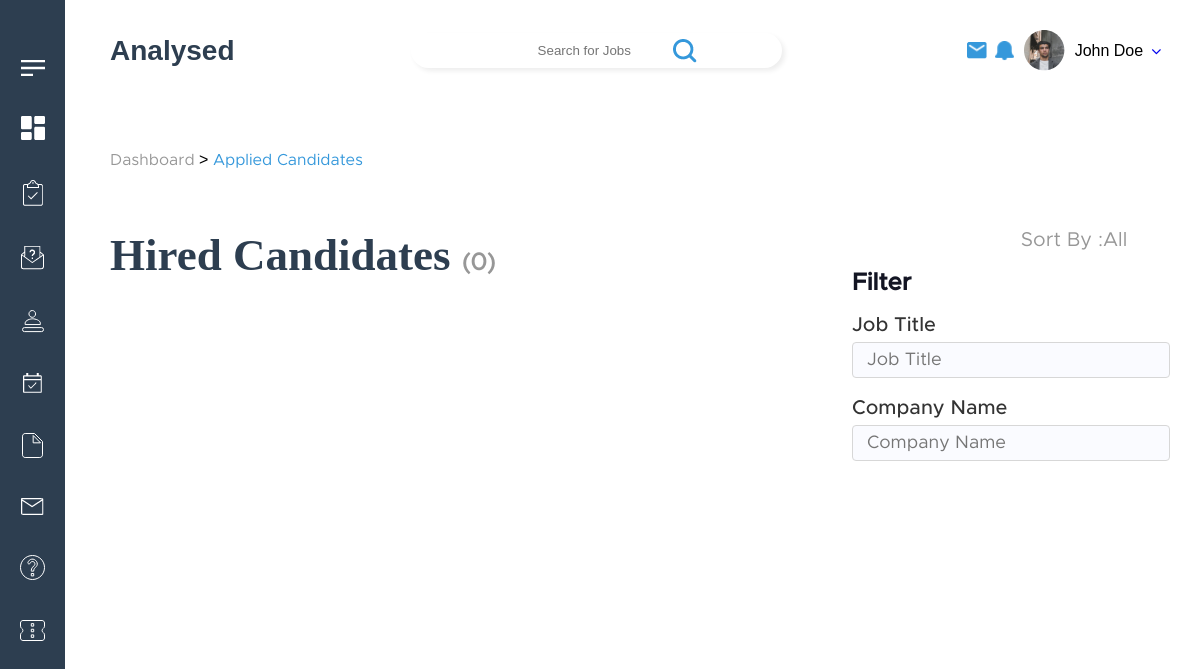
Before: /hiredCandidates.php with the older database file.
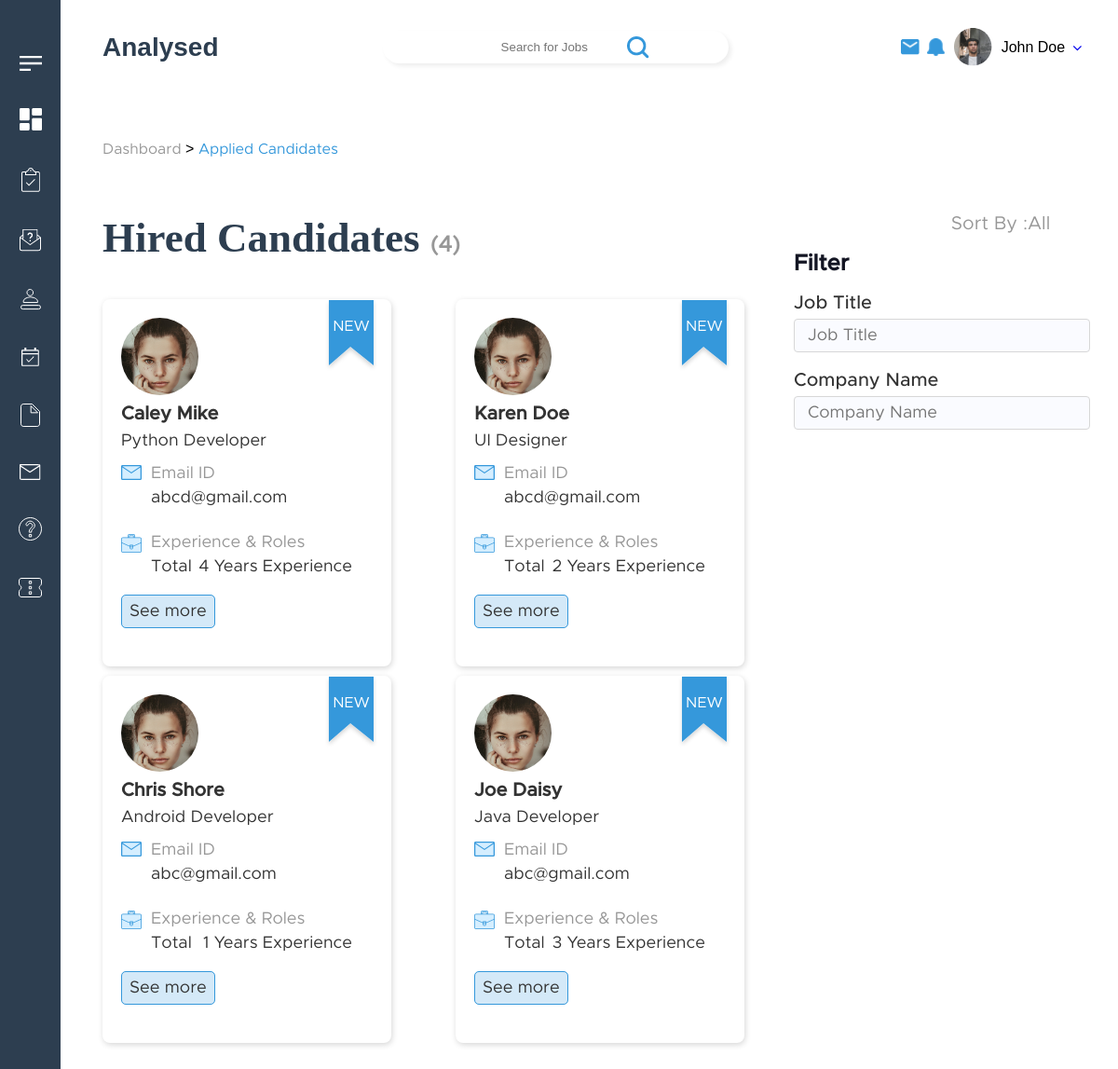
After: the same page with the newer database file.
### tables this page shows
CREATE TABLE `jobseeker` (
  `jobseeker_id` int(255) NOT NULL,
  `firstname` varchar(50) NOT NULL,
  `lastname` varchar(50) NOT NULL,
  `qualification` varchar(100) NOT NULL,
  `job_type` varchar(50) NOT NULL,
  `yearofpassing` year(4) NOT NULL,
  `skills` varchar(100) NOT NULL,
  `experience` int(10) NOT NULL,
  `js_email` varchar(100) NOT NULL,
  `countrycode` int(3) NOT NULL,
  `number` bigint(10) NOT NULL,
  `resume` varbinary(100) NOT NULL,
  `location` varchar(100) NOT NULL,
  `interest` varchar(100) NOT NULL,
  `project` varchar(100) NOT NULL,
  `position` varchar(100) NOT NULL,
  `organisation` varchar(100) NOT NULL,
  `availability` varchar(50) NOT NULL,
  `age` int(100) NOT NULL,
  `language` varchar(50) NOT NULL,
  `notes` varchar(255) NOT NULL,
  `image` longblob NOT NULL,
  `dob` date NOT NULL,
  `status` varchar(20) NOT NULL,
  `address` varchar(20) NOT NULL,
  `country` varchar(10) NOT NULL,
  `city` varchar(10) NOT NULL,
  `zip` varchar(10) NOT NULL,
  `state` varchar(10) NOT NULL,
  `current_title` varchar(10) NOT NULL,
  `company_name` varchar(50) NOT NULL,
  `candidate_type` varchar(10) NOT NULL,
  `emp_preference` varchar(10) NOT NULL,
  `source` varchar(10) NOT NULL,
  `recruiter` varchar(10) NOT NULL,
  `current_salary` int(11) NOT NULL,
  `salary_range1` int(11) NOT NULL,
  `salary_range2` int(11) NOT NULL,
  `talent` varchar(20) NOT NULL,
  `comment` varchar(50) NOT NULL,
  `availability_date` date NOT NULL,
  `job` varchar(20) NOT NULL,
  `accessibility` varchar(20) NOT NULL,
  `response_type` varchar(20) NOT NULL,
  `job_status` varchar(50) NOT NULL,
  `added_on` date NOT NULL
);

### hiredCandidates.php (the view, shortened to what this page needs)
<?php include('connection1.php') ?>
    <link rel="stylesheet" href="./css/DashboardJobs.css">
    <link rel="stylesheet" href="./css/appliedCandidates.css">
    <link rel="stylesheet" href="./css/hiredCandidates.css">
    <link rel="stylesheet" href="./css/shortlistedJobs.css">
  <body>
    <?php include('header.php') ?>
    <div class="container">
      <div class="small_container">
        <div class="bread-crumbs_Mytools-recruiter">
            <a href="/" class="unactive-breadcrumb-link">Dashboard</a> > <a href="" class="active-breadcrumb-link">Applied Candidates</a>
        </div>
        <div class="row-flex-jobs-j alignitemsstart-shortlisted Dashboard-main-container-jobs">
            <div class="left-side-container-DashboardJ">
                <?php
                    $total_rows = mysqli_query($conn,"SELECT * FROM jobseeker where job_status='Hired'");
                    $num = mysqli_num_rows($total_rows);
                    ?>
                <h2 class="jobsCreateaDashboard-jobs">Hired Candidates <span>(<?php echo htmlentities($num); ?>)</span></h2>
                <div class="cards-section-container row-flex-jobs-j" id="result">
                     <?php
                        $sql=mysqli_query($conn,"select * from jobseeker where job_status='Hired'");
                        $check=mysqli_num_rows($sql)>0;
                        if($check){
                            while($row=mysqli_fetch_assoc($sql)){
                         ?>
                    <div class="single-container-cards-DasboardJobs candidatesjobs-applied">
                            <a href="">
                                <div class="candidate-status-jobs hiredCandidates-img"><p>NEW</p><img src="./img/Path 2213.svg"></div>
                                <img src="./img/Ellipse 148-1.png" alt="">
                                <h3 class="job-headingnname"><?php echo $row["firstname"]; ?></h3>
                                <p class="skill-job-candiate hiredCandidates-p1"><?php echo $row["position"]; ?></p>
                                <div class="row-flex-jobj email-id-and-experience">
                                    <img src="./img/Mail icon.svg">
                                    <span><p class="grey-email-id">Email ID</p><p class="name-dark-id"><?php echo $row["js_email"]; ?></p></span>
                                </div>
                                <div class="row-flex-jobj email-id-and-experience">
                                    <img src="./img/briefcase.svg">
                                    <span class="span-experience-1">
                                    <p class="grey-email-id">Experience & Roles</p>
                                    <p class="name-dark-id row-flex-jobs-j"><span>Total</span> <span><?php echo $row["experience"]; ?> Years Experience </span></p>
                                    </span>
                                </div>
                                <div class="seemorebutton-social">
                                    <a href="index.php" class="seemoreButton">See more</a>
                                </div>
                            </a>
                    </div>
                    <?php
                }
            }
            ?>
        </div>
            </div>
            <div class="right-side-container-DashboardJ">
               <div class="row-flex-jobj justifycontent-flex-end">
                        <p class="sortbyText">Sort By :</p>
                        <select name="multi_search" id="multi_search" class="sortbySelect">
                            <option>All</option>
                        </select>
                    </div>
                <h2 class="filter-heading">Filter</h2>
                <form class="form">
                <div class="category-main-first">
                        <label for="jobtitle" class="label-applied-candidates">Job Title</label>
                        <input type="text" id="jobtitle" placeholder="Job Title" class="input-applied-candidates" oninput="myFunction()" onclick="myFunction()">
                </div>
                <div class="category-main-first">
                        <label for="CompanyName" class="label-applied-candidates">Company Name</label>
                        <input type="text" id="company" placeholder="Company Name" class="input-applied-candidates" oninput="myFunction()" onclick="myFunction()">
                </div>
            </form>
        </div>
    </div>

Changed rows visible on the page:
added jobseeker: firstname "Caley Mike", position "Python Developer", js_email "abcd@gmail.com", experience "4"
added jobseeker: firstname "Karen Doe", position "UI Designer", js_email "abcd@gmail.com", experience "2"
added jobseeker: firstname "Chris Shore", position "Android Developer", js_email "abc@gmail.com", experience "1"
added jobseeker: firstname "Joe Daisy", position "Java Developer", js_email "abc@gmail.com", experience "3"
Other visible differences:
$num: "0" → "4"
